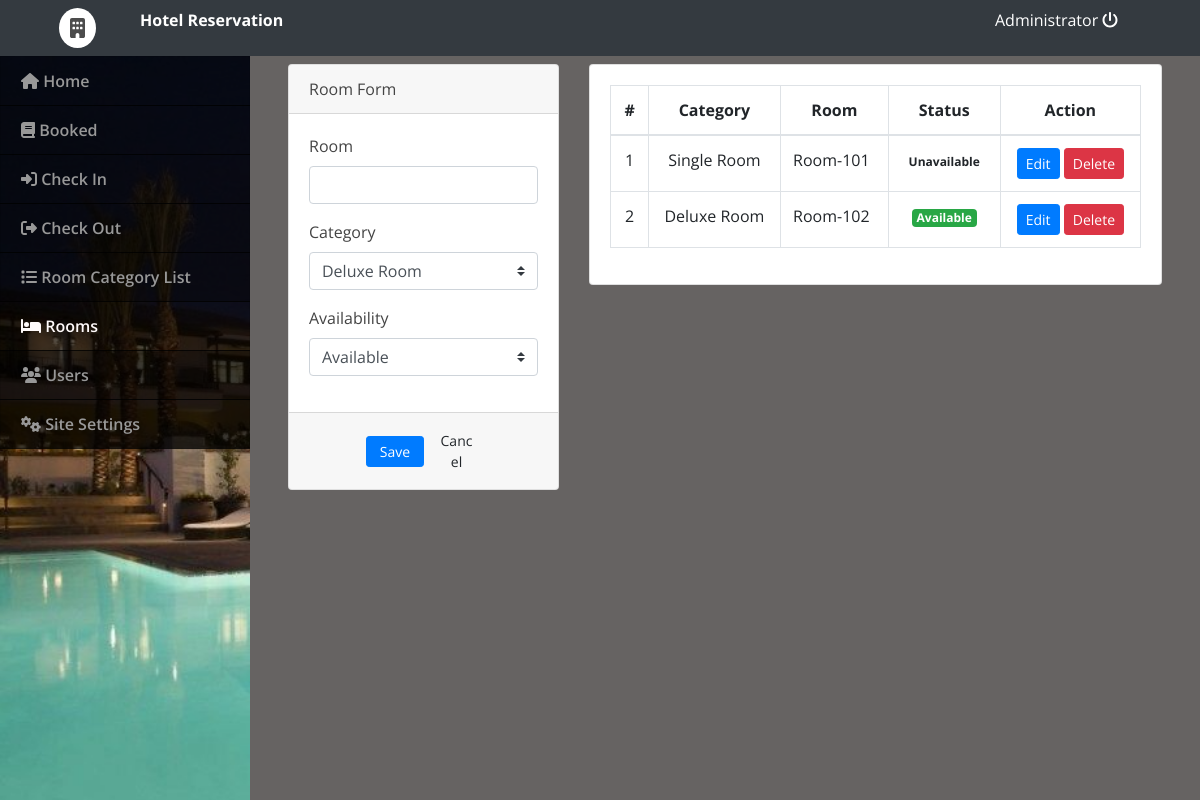
The page /admin/index.php?page=rooms (signed in) on the database its author committed.
### tables this page shows
CREATE TABLE `rooms` (
  `id` int(30) NOT NULL,
  `room` varchar(30) NOT NULL,
  `category_id` int(30) NOT NULL,
  `status` tinyint(1) NOT NULL DEFAULT 0 COMMENT '0 = Available , 1= Unvailables'
);

### admin/rooms.php (the view, shortened to what this page needs)
<?php include('db_connect.php');?>
<div class="container-fluid">
	<div class="col-lg-12">
		<div class="row">
			<div class="col-md-4">
			<form action="" id="manage-room">
				<div class="card">
					<div class="card-header">
						    Room Form
				  	</div>
					<div class="card-body">
							<div class="form-group">
								<label class="control-label">Room</label>
								<input type="text" class="form-control" name="room">
							</div>
							<div class="form-group">
								<label class="control-label">Category</label>
								<select class="custom-select browser-default" name="category_id">
									<?php
									$cat = $conn->query("SELECT * FROM room_categories order by name asc ");
									while($row= $cat->fetch_assoc()) {
										$cat_name[$row['id']] = $row['name'];
										?>
										<option value="<?php echo $row['id'] ?>"><?php echo $row['name'] ?></option>
									<?php
									}
									?>
								</select>
							</div>
							<div class="form-group">
								<label for="" class="control-label">Availability</label>
								<select class="custom-select browser-default" name="status">
									<option value="0">Available</option>
								</select>
							</div>
					</div>
					<div class="card-footer">
						<div class="row">
							<div class="col-md-12">
								<button class="btn btn-sm btn-primary col-sm-3 offset-md-3"> Save</button>
								<button class="btn btn-sm btn-default col-sm-3" type="button" onclick="$('#manage-room').get(0).reset()"> Cancel</button>
							</div>
						</div>
					</div>
				</div>
			</form>
			</div>
			<div class="col-md-8">
				<div class="card">
					<div class="card-body">
						<table class="table table-bordered table-hover">
							<thead>
								<tr>
									<th class="text-center">#</th>
									<th class="text-center">Category</th>
									<th class="text-center">Room</th>
									<th class="text-center">Status</th>
									<th class="text-center">Action</th>
								</tr>
							</thead>
							<tbody>
								<?php
								$i = 1;
								$rooms = $conn->query("SELECT * FROM rooms order by id asc");
								while($row=$rooms->fetch_assoc()):
								?>
								<tr>
									<td class="text-center"><?php echo $i++ ?></td>
									<td class="text-center"><?php echo $cat_name[$row['category_id']] ?></td>
									<td class=""><?php echo $row['room'] ?></td>
									<?php if($row['status'] == 0): ?>
										<td class="text-center"><span class="badge badge-success">Available</span></td>
									<?php else: ?>
										<td class="text-center"><span class="badge badge-default">Unavailable</span></td>
									<?php endif; ?>
									<td class="text-center">
										<button class="btn btn-sm btn-primary edit_cat" type="button" data-id="<?php echo $row['id'] ?>" data-room="<?php echo $row['room'] ?>" data-category_id="<?php echo $row['category_id'] ?>" data-status="<?php echo $row['status'] ?>">Edit</button>
										<button class="btn btn-sm btn-danger delete_cat" type="button" data-id="<?php echo $row['id'] ?>">Delete</button>
									</td>
								</tr>
								<?php endwhile; ?>
							</tbody>
						</table>
					</div>
				</div>
			</div>
		</div>
	</div>
</div>

### admin/assets/css/style.css (style rules this page uses)
body { font-family: "Open Sans", sans-serif; color: #444444; width: 100%; height: calc(100%); }

### admin/index.php (style rules this page uses)
body { background: #666362; }

### rows shown on the page
rooms: category "Single Room", room "Room-101", status "Unavailable"
rooms: category "Deluxe Room", room "Room-102", status "Available"

### other values the page prints
$_SESSION['setting_hotel_name'] "Hotel Reservation"
$_SESSION['login_name'] "Administrator"
form field category_id "Deluxe Room"
